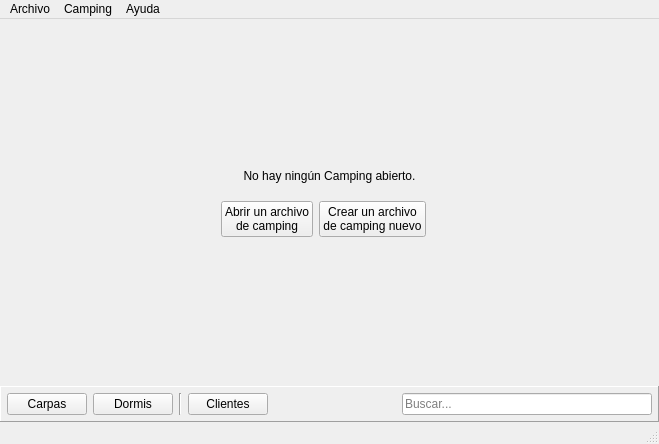
<?xml version="1.0" encoding="UTF-8"?>
<ui version="4.0">
 <class>MainWindow</class>
 <widget class="QMainWindow" name="MainWindow">
  <property name="geometry">
   <rect>
    <x>0</x>
    <y>0</y>
    <width>659</width>
    <height>444</height>
   </rect>
  </property>
  <property name="minimumSize">
   <size>
    <width>545</width>
    <height>356</height>
   </size>
  </property>
  <property name="windowTitle">
   <string>MainWindow</string>
  </property>
  <property name="windowIcon">
   <iconset resource="../../res/default.qrc">
    <normaloff>:/imgs/tent.png</normaloff>:/imgs/tent.png</iconset>
  </property>
  <widget class="QWidget" name="centralWidget">
   <layout class="QVBoxLayout" name="verticalLayout" stretch="1,0,0,0,0">
    <property name="spacing">
     <number>0</number>
    </property>
    <property name="leftMargin">
     <number>0</number>
    </property>
    <property name="topMargin">
     <number>0</number>
    </property>
    <property name="rightMargin">
     <number>0</number>
    </property>
    <property name="bottomMargin">
     <number>0</number>
    </property>
    <item>
     <widget class="QFrame" name="frameNotInitialized">
      <layout class="QVBoxLayout" name="layoutNotInitialized">
       <item>
        <spacer name="verticalSpacer_2">
         <property name="orientation">
          <enum>Qt::Vertical</enum>
         </property>
         <property name="sizeHint" stdset="0">
          <size>
           <width>20</width>
           <height>40</height>
          </size>
         </property>
        </spacer>
       </item>
       <item>
        <widget class="QLabel" name="label">
         <property name="text">
          <string>No hay ningún Camping abierto.</string>
         </property>
         <property name="alignment">
          <set>Qt::AlignCenter</set>
         </property>
        </widget>
       </item>
       <item>
        <layout class="QHBoxLayout" name="horizontalLayout_2">
         <property name="topMargin">
          <number>12</number>
         </property>
         <property name="rightMargin">
          <number>12</number>
         </property>
         <item>
          <spacer name="horizontalSpacer_2">
           <property name="orientation">
            <enum>Qt::Horizontal</enum>
           </property>
           <property name="sizeHint" stdset="0">
            <size>
             <width>40</width>
             <height>20</height>
            </size>
           </property>
          </spacer>
         </item>
         <item>
          <widget class="QPushButton" name="pushButtonOpenFile">
           <property name="sizePolicy">
            <sizepolicy hsizetype="Fixed" vsizetype="Fixed">
             <horstretch>0</horstretch>
             <verstretch>0</verstretch>
            </sizepolicy>
           </property>
           <property name="minimumSize">
            <size>
             <width>0</width>
             <height>0</height>
            </size>
           </property>
           <property name="sizeIncrement">
            <size>
             <width>0</width>
             <height>0</height>
            </size>
           </property>
           <property name="text">
            <string>Abrir un archivo
de camping</string>
           </property>
           <property name="icon">
            <iconset resource="../../res/default.qrc">
             <normaloff>:/imgs/open.svg</normaloff>:/imgs/open.svg</iconset>
           </property>
           <property name="iconSize">
            <size>
             <width>24</width>
             <height>24</height>
            </size>
           </property>
          </widget>
         </item>
         <item>
          <widget class="QPushButton" name="pushButtonNewFile">
           <property name="sizePolicy">
            <sizepolicy hsizetype="Fixed" vsizetype="Fixed">
             <horstretch>0</horstretch>
             <verstretch>0</verstretch>
            </sizepolicy>
           </property>
           <property name="text">
            <string>Crear un archivo
de camping nuevo</string>
           </property>
           <property name="icon">
            <iconset resource="../../res/default.qrc">
             <normaloff>:/imgs/new.svg</normaloff>:/imgs/new.svg</iconset>
           </property>
           <property name="iconSize">
            <size>
             <width>24</width>
             <height>24</height>
            </size>
           </property>
           <property name="checkable">
            <bool>false</bool>
           </property>
           <property name="autoDefault">
            <bool>false</bool>
           </property>
           <property name="default">
            <bool>false</bool>
           </property>
           <property name="flat">
            <bool>false</bool>
           </property>
          </widget>
         </item>
         <item>
          <spacer name="horizontalSpacer_3">
           <property name="orientation">
            <enum>Qt::Horizontal</enum>
           </property>
           <property name="sizeHint" stdset="0">
            <size>
             <width>40</width>
             <height>20</height>
            </size>
           </property>
          </spacer>
         </item>
        </layout>
       </item>
       <item>
        <spacer name="verticalSpacer">
         <property name="orientation">
          <enum>Qt::Vertical</enum>
         </property>
         <property name="sizeHint" stdset="0">
          <size>
           <width>20</width>
           <height>40</height>
          </size>
         </property>
        </spacer>
       </item>
      </layout>
     </widget>
    </item>
    <item>
     <widget class="QFrame" name="frameInitialized">
      <layout class="QVBoxLayout" name="layoutInitialized" stretch="0">
       <property name="spacing">
        <number>0</number>
       </property>
       <property name="leftMargin">
        <number>0</number>
       </property>
       <property name="topMargin">
        <number>0</number>
       </property>
       <property name="rightMargin">
        <number>0</number>
       </property>
       <property name="bottomMargin">
        <number>0</number>
       </property>
       <item>
        <widget class="QFrame" name="frame">
         <property name="frameShape">
          <enum>QFrame::Panel</enum>
         </property>
         <property name="frameShadow">
          <enum>QFrame::Raised</enum>
         </property>
         <property name="lineWidth">
          <number>1</number>
         </property>
         <layout class="QHBoxLayout" name="horizontalLayout" stretch="0,0,0,0,1,0">
          <property name="spacing">
           <number>6</number>
          </property>
          <property name="leftMargin">
           <number>6</number>
          </property>
          <property name="topMargin">
           <number>6</number>
          </property>
          <property name="rightMargin">
           <number>6</number>
          </property>
          <property name="bottomMargin">
           <number>6</number>
          </property>
          <item>
           <widget class="QPushButton" name="pushButtonTents">
            <property name="text">
             <string>Carpas</string>
            </property>
            <property name="checkable">
             <bool>true</bool>
            </property>
            <property name="checked">
             <bool>false</bool>
            </property>
           </widget>
          </item>
          <item>
           <widget class="QPushButton" name="pushButtonDorms">
            <property name="text">
             <string>Dormis</string>
            </property>
            <property name="checkable">
             <bool>true</bool>
            </property>
           </widget>
          </item>
          <item>
           <widget class="Line" name="line">
            <property name="orientation">
             <enum>Qt::Vertical</enum>
            </property>
           </widget>
          </item>
          <item>
           <widget class="QPushButton" name="pushButtonClients">
            <property name="text">
             <string>Clientes</string>
            </property>
            <property name="checkable">
             <bool>true</bool>
            </property>
           </widget>
          </item>
          <item>
           <spacer name="horizontalSpacer">
            <property name="orientation">
             <enum>Qt::Horizontal</enum>
            </property>
            <property name="sizeHint" stdset="0">
             <size>
              <width>40</width>
              <height>20</height>
             </size>
            </property>
           </spacer>
          </item>
          <item>
           <widget class="QLineEdit" name="lineEditSearch">
            <property name="sizePolicy">
             <sizepolicy hsizetype="Expanding" vsizetype="Fixed">
              <horstretch>0</horstretch>
              <verstretch>0</verstretch>
             </sizepolicy>
            </property>
            <property name="minimumSize">
             <size>
              <width>250</width>
              <height>0</height>
             </size>
            </property>
            <property name="maxLength">
             <number>32767</number>
            </property>
            <property name="frame">
             <bool>true</bool>
            </property>
            <property name="dragEnabled">
             <bool>true</bool>
            </property>
            <property name="readOnly">
             <bool>false</bool>
            </property>
            <property name="placeholderText">
             <string>Buscar...</string>
            </property>
           </widget>
          </item>
         </layout>
        </widget>
       </item>
      </layout>
     </widget>
    </item>
    <item>
     <widget class="FrameTents" name="frameTents">
      <property name="frameShape">
       <enum>QFrame::StyledPanel</enum>
      </property>
      <property name="frameShadow">
       <enum>QFrame::Raised</enum>
      </property>
     </widget>
    </item>
    <item>
     <widget class="FrameDorms" name="frameDorms">
      <property name="frameShape">
       <enum>QFrame::StyledPanel</enum>
      </property>
      <property name="frameShadow">
       <enum>QFrame::Raised</enum>
      </property>
     </widget>
    </item>
    <item>
     <widget class="FrameClients" name="frameClients">
      <property name="frameShape">
       <enum>QFrame::StyledPanel</enum>
      </property>
      <property name="frameShadow">
       <enum>QFrame::Raised</enum>
      </property>
     </widget>
    </item>
   </layout>
  </widget>
  <widget class="QMenuBar" name="menuBar">
   <property name="geometry">
    <rect>
     <x>0</x>
     <y>0</y>
     <width>659</width>
     <height>21</height>
    </rect>
   </property>
   <widget class="QMenu" name="menuArchivo">
    <property name="title">
     <string>Archivo</string>
    </property>
    <addaction name="actionNuevo_camping"/>
    <addaction name="actionAbrir_archivo_de_camping"/>
    <addaction name="actionGuardar_camping_como"/>
    <addaction name="separator"/>
    <addaction name="actionSalir"/>
   </widget>
   <widget class="QMenu" name="menuCamping">
    <property name="title">
     <string>Camping</string>
    </property>
    <addaction name="actionReceiptEdit"/>
    <addaction name="actionPrintClients"/>
   </widget>
   <widget class="QMenu" name="menuAyuda">
    <property name="title">
     <string>Ayuda</string>
    </property>
    <addaction name="actionPedir_soporte"/>
    <addaction name="separator"/>
    <addaction name="actionAcerca_de"/>
    <addaction name="actionAcerca_de_Qt"/>
   </widget>
   <addaction name="menuArchivo"/>
   <addaction name="menuCamping"/>
   <addaction name="menuAyuda"/>
  </widget>
  <widget class="QStatusBar" name="statusBar"/>
  <action name="actionAcerca_de">
   <property name="text">
    <string>Acerca de...</string>
   </property>
  </action>
  <action name="actionNuevo_camping">
   <property name="text">
    <string>Nuevo camping</string>
   </property>
  </action>
  <action name="actionAbrir_archivo_de_camping">
   <property name="text">
    <string>Abrir archivo de camping</string>
   </property>
  </action>
  <action name="actionGuardar_camping_como">
   <property name="text">
    <string>Guardar camping como...</string>
   </property>
  </action>
  <action name="actionSalir">
   <property name="text">
    <string>Salir</string>
   </property>
  </action>
  <action name="actionAyuda">
   <property name="text">
    <string>Manual de usuario</string>
   </property>
  </action>
  <action name="actionPedir_soporte">
   <property name="text">
    <string>Pedir soporte</string>
   </property>
  </action>
  <action name="actionReceiptEdit">
   <property name="text">
    <string>Editar plantilla para el recibo del cliente</string>
   </property>
  </action>
  <action name="actionPrintClients">
   <property name="text">
    <string>Imprimir lista actual...</string>
   </property>
  </action>
  <action name="actionAcerca_de_Qt">
   <property name="text">
    <string>Acerca de Qt...</string>
   </property>
  </action>
  <action name="actionPrinterConfig">
   <property name="text">
    <string>Configuración de la impresora</string>
   </property>
   <property name="visible">
    <bool>true</bool>
   </property>
  </action>
 </widget>
 <layoutdefault spacing="6" margin="11"/>
 <customwidgets>
  <customwidget>
   <class>FrameTents</class>
   <extends>QFrame</extends>
   <header>FrameTents.h</header>
   <container>1</container>
  </customwidget>
  <customwidget>
   <class>FrameDorms</class>
   <extends>QFrame</extends>
   <header>FrameDorms.h</header>
   <container>1</container>
  </customwidget>
  <customwidget>
   <class>FrameClients</class>
   <extends>QFrame</extends>
   <header>FrameClients.h</header>
   <container>1</container>
  </customwidget>
 </customwidgets>
 <resources>
  <include location="../../res/default.qrc"/>
 </resources>
 <connections>
  <connection>
   <sender>actionGuardar_camping_como</sender>
   <signal>triggered()</signal>
   <receiver>MainWindow</receiver>
   <slot>onFileSaveAs()</slot>
   <hints>
    <hint type="sourcelabel">
     <x>-1</x>
     <y>-1</y>
    </hint>
    <hint type="destinationlabel">
     <x>272</x>
     <y>177</y>
    </hint>
   </hints>
  </connection>
  <connection>
   <sender>actionAbrir_archivo_de_camping</sender>
   <signal>triggered()</signal>
   <receiver>MainWindow</receiver>
   <slot>onOpenFile()</slot>
   <hints>
    <hint type="sourcelabel">
     <x>-1</x>
     <y>-1</y>
    </hint>
    <hint type="destinationlabel">
     <x>272</x>
     <y>177</y>
    </hint>
   </hints>
  </connection>
  <connection>
   <sender>actionNuevo_camping</sender>
   <signal>triggered()</signal>
   <receiver>MainWindow</receiver>
   <slot>onNewFile()</slot>
   <hints>
    <hint type="sourcelabel">
     <x>-1</x>
     <y>-1</y>
    </hint>
    <hint type="destinationlabel">
     <x>272</x>
     <y>177</y>
    </hint>
   </hints>
  </connection>
  <connection>
   <sender>actionSalir</sender>
   <signal>triggered()</signal>
   <receiver>MainWindow</receiver>
   <slot>close()</slot>
   <hints>
    <hint type="sourcelabel">
     <x>-1</x>
     <y>-1</y>
    </hint>
    <hint type="destinationlabel">
     <x>272</x>
     <y>177</y>
    </hint>
   </hints>
  </connection>
  <connection>
   <sender>pushButtonNewFile</sender>
   <signal>clicked()</signal>
   <receiver>MainWindow</receiver>
   <slot>onNewFile()</slot>
   <hints>
    <hint type="sourcelabel">
     <x>424</x>
     <y>245</y>
    </hint>
    <hint type="destinationlabel">
     <x>293</x>
     <y>137</y>
    </hint>
   </hints>
  </connection>
  <connection>
   <sender>pushButtonOpenFile</sender>
   <signal>clicked()</signal>
   <receiver>MainWindow</receiver>
   <slot>onOpenFile()</slot>
   <hints>
    <hint type="sourcelabel">
     <x>254</x>
     <y>245</y>
    </hint>
    <hint type="destinationlabel">
     <x>126</x>
     <y>135</y>
    </hint>
   </hints>
  </connection>
  <connection>
   <sender>pushButtonTents</sender>
   <signal>clicked()</signal>
   <receiver>MainWindow</receiver>
   <slot>showTents()</slot>
   <hints>
    <hint type="sourcelabel">
     <x>71</x>
     <y>412</y>
    </hint>
    <hint type="destinationlabel">
     <x>549</x>
     <y>405</y>
    </hint>
   </hints>
  </connection>
  <connection>
   <sender>pushButtonDorms</sender>
   <signal>clicked()</signal>
   <receiver>MainWindow</receiver>
   <slot>showDorms()</slot>
   <hints>
    <hint type="sourcelabel">
     <x>149</x>
     <y>409</y>
    </hint>
    <hint type="destinationlabel">
     <x>553</x>
     <y>376</y>
    </hint>
   </hints>
  </connection>
  <connection>
   <sender>pushButtonClients</sender>
   <signal>clicked()</signal>
   <receiver>MainWindow</receiver>
   <slot>showClients()</slot>
   <hints>
    <hint type="sourcelabel">
     <x>215</x>
     <y>375</y>
    </hint>
    <hint type="destinationlabel">
     <x>329</x>
     <y>221</y>
    </hint>
   </hints>
  </connection>
 </connections>
 <slots>
  <slot>onOpenFile()</slot>
  <slot>onNewFile()</slot>
  <slot>onFileSaveAs()</slot>
  <slot>onAbout()</slot>
  <slot>showDorms()</slot>
  <slot>showTents()</slot>
  <slot>showClients()</slot>
 </slots>
</ui>
